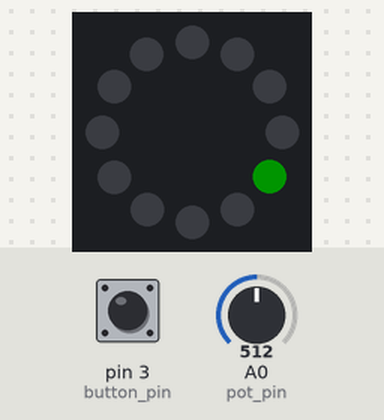
Bench run of a sketch on a simulated Arduino Uno, built with avr-gcc and run on an emulated ATmega328P. Shown: 12 RGB LEDs in a ring, first at the top, clockwise. The test bench sets the inputs (shaded band); at power-on: pin 3 (button_pin) LOW, A0 (pot_pin) = 512. Dim RGB values are drawn brighter than linear.

Above: at 1.47 s.
1.5 s: pin 3 (button_pin) pulled HIGH for 0.15 s
At 1.6 s:
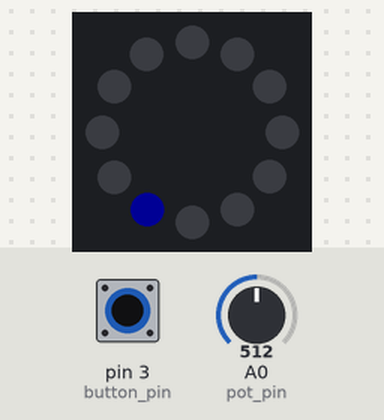
2.2 s: pin 3 (button_pin) pulled HIGH for 1 s
At 2.32 s:
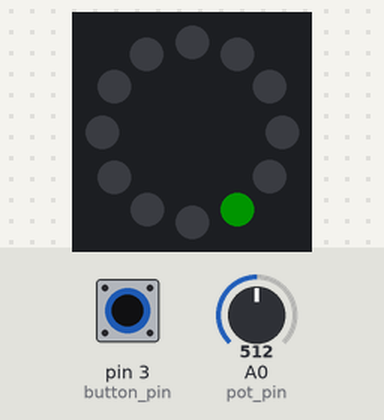
3.8 s: A0 (pot_pin) set to 716
5.3 s: A0 (pot_pin) set to 306
At 5.46 s:
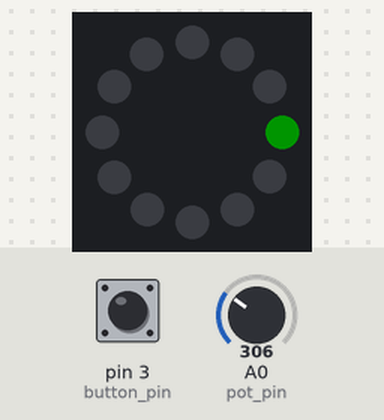

Measured:
- after the input at 1.5 s, the LEDs: first differ from a run without the input after 0.10 s (image 1)
- after the input at 2.2 s, the LEDs: first differ from a run without the input after 0.07 s (image 2 shows a later state)

The sketch:

12-ring-rotate-loop.ino
```cpp
/*
   Code file for use with an Arduino Uno and NeoPixel ring.
   Light up each NeoPixel, one by one, in a clockwise rotation.
   Once the end of the ring is reached, loop over.
*/

#include <Adafruit_NeoPixel.h> // Official NeoPixel library

// Button pin
const int button_pin = 3;

// Potentiometer pin
const int pot_pin = A0;

// The board pin for the NeoPixel ring
const int neopixel_pin = 2;

// The number of pixels on the ring
const int pixel_amount = 12;

// The maximum brightness (0 - 255)
// I found that 20 is suitably comfortable
const int pixel_brightness = 20;

// Delay between changes in milliseconds
int delay_interval = 100;

// Iterator variables
int current_pixel = 0;  // Current value
int ring_iterator = 0;  // Next value

// Direction of rotation
// 0 = clockwise
// 1 = anticlockwise
int rotation = 0;

// Button detection variables
int reading = 0;
int last_state = 0;
int button_down = 0;

// Amount of time button is held before something happens
int debounce_buffer = 60;

// Analog value of potentiometer
int sensor_value = 0;

// Variables for pause with using Delay()
unsigned long current_ms = 0;
unsigned long previous_ms = 0;
unsigned long debounce_ms = 0;

// Initialising the NeoPixel ring with the number of pixels and the board pin
Adafruit_NeoPixel ring(pixel_amount, neopixel_pin, NEO_GRB + NEO_KHZ800);

void setup()
{
  // Set up button pin as input
  pinMode(button_pin, INPUT);

  // Start the ring
  ring.begin();

  // Clear the display
  ring.clear();
  ring.show();

  // Wait for a few moments before proceeding
  delay(200);
}

void loop()
{
  // Update millisecond counter
  current_ms = millis();

  // Detect analog value from potentiometer
  sensor_value = analogRead(A0);

  // Set delay interval to mapped value
  delay_interval = map(sensor_value, 0, 1023, 80, 10);

  // Detect button activity
  reading = digitalRead(button_pin);

  // If the button state has changed
  if (reading != last_state)
  {
    // Take a record of the current amount of milliseconds elapsed
    debounce_ms = current_ms;
  }

  // If the button has been held down for longer than the debounce buffer value
  if (current_ms - debounce_ms >= debounce_buffer && reading && !button_down)
  {
    // Record the button as being pressed
    button_down = 1;

    // Reverse the rotation of the ring pattern
    rotation = !rotation;
  }

  // Record the button being released
  if (reading == LOW)
  {
    button_down = 0;
  }

  // Record the state of the button
  last_state = reading;

  // If a delay interval has elapsed
  if (current_ms - previous_ms >= delay_interval)
  {
    // Store current milliseconds value
    previous_ms = current_ms;

    // Proceed to the next NeoPixel
    next_pixel();
  }
}

void next_pixel()
{
  // Clear the display
  ring.clear();
  ring.show();

  if (rotation == 0)  // If rotation is set to clockwise
  {
    // Update current pixel value and add to iterator
    current_pixel = ring_iterator++;

    // If iterator is at the end, reset it
    ring_iterator = (ring_iterator == pixel_amount) ? 0 : ring_iterator;

    // Set the current pixel to green
    ring.setPixelColor(current_pixel, ring.Color(0, pixel_brightness, 0));
  }
  else // If rotation is set to anticlockwise
  {
    // Update current pixel value and subtract from iterator
    current_pixel = ring_iterator--;

    // If iterator is at the start, reset it
    ring_iterator = (ring_iterator < 0) ? pixel_amount - 1 : ring_iterator;

    // Set the current pixel to blue
    ring.setPixelColor(current_pixel, ring.Color(0, 0, pixel_brightness));
  }

  // Update the display
  ring.show();
}
```
